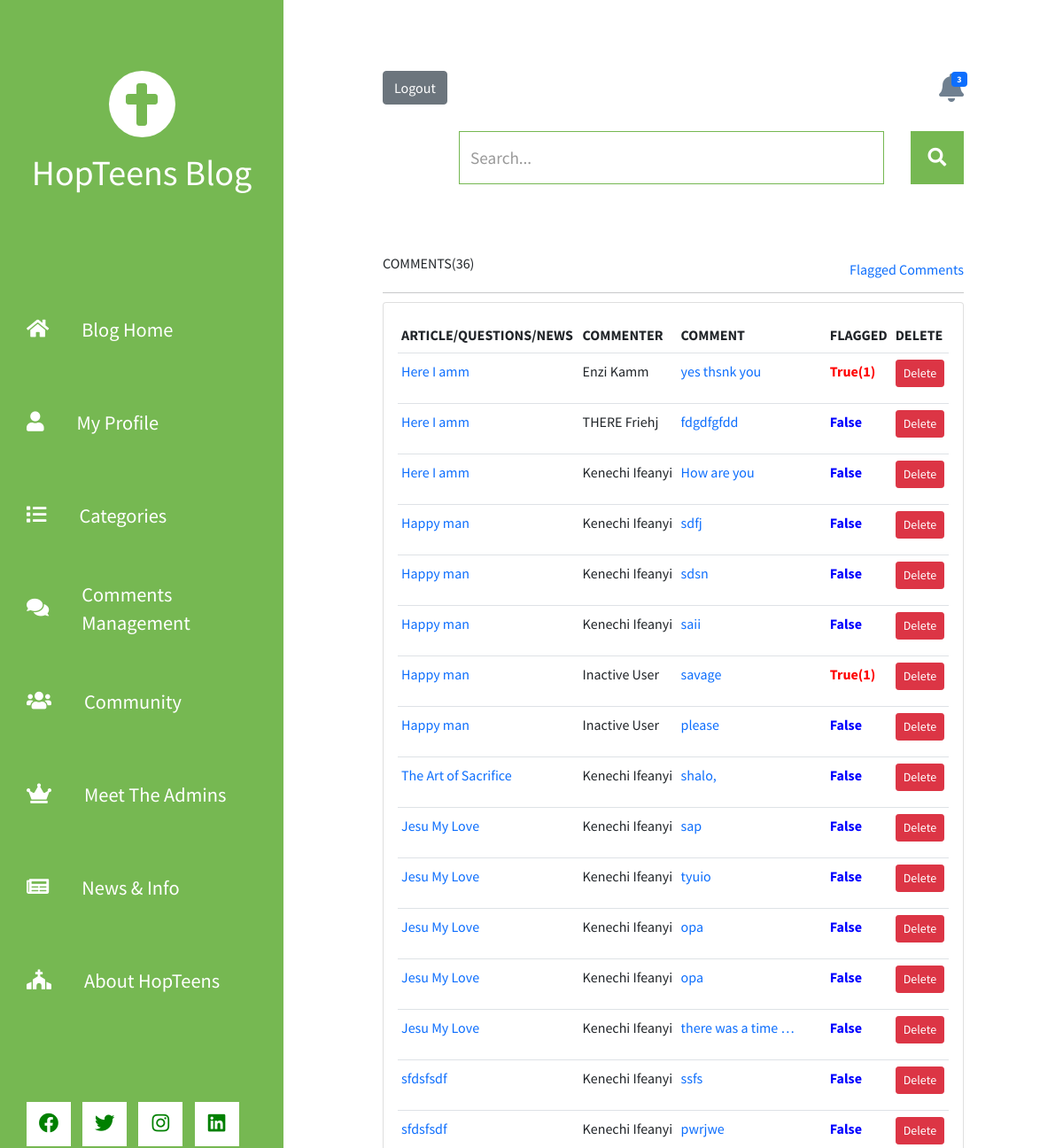
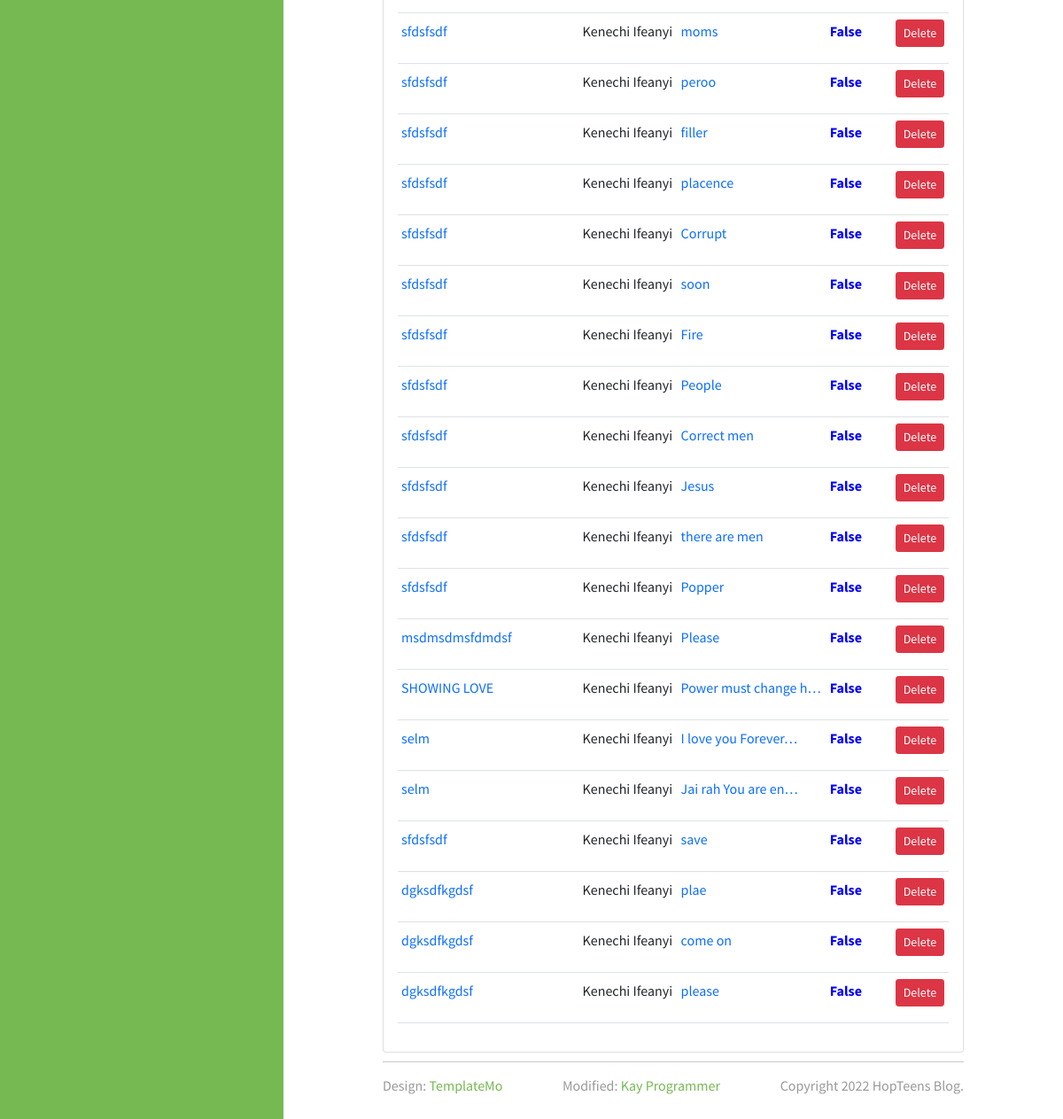
The page /full_comments/ (signed in) on the database its author committed (2 pictures, top to bottom).
### blog/models.py (models this page shows, shortened)
class About(models.Model):
    title = models.CharField(max_length=1000, null=True)
    text = RichTextField(config_name='awesome_ckeditor', null=True)
    date_created = models.DateTimeField(auto_now_add=True)
    mission = RichTextField(config_name='awesome_ckeditor', null=True)
    vision = RichTextField(config_name='awesome_ckeditor', null=True)
    core_values = RichTextField(config_name='awesome_ckeditor', null=True)
    address = models.TextField(null=True, blank=True)
    support = models.TextField(null=True, blank=True)
    email = models.EmailField(null=True, blank=True)
    facebook = models.URLField(null=True, blank=True)
    twitter = models.URLField(null=True, blank=True)
    instagram = models.URLField(null=True, blank=True)
    youtube = models.URLField(null=True, blank=True)
    linkedin = models.URLField(null=True, blank=True)
    phone = models.CharField(max_length=20, null=True, blank=True)
    slogan = models.CharField(max_length=300, null=True, blank=True)
    image = models.FileField(default='lll.gif/', upload_to='about_pic', null=True, blank=True)
    video = models.FileField(upload_to='about_pic/', null=True, blank=True, storage=VideoMediaCloudinaryStorage)
    class Meta:
        verbose_name_plural = 'About Us'
    '''
    def media_type_html(self):
        """
        guess_type returns a tuple like (type, encoding) and we want to access
        the type of media file in first index of tuple
        """
        type_tuple = guess_type(self.mediaURL, strict=True)
        if (type_tuple[0]).__contains__("image"):
            return "image"
        elif (type_tuple[0]).__contains__("video"):
            return "video"
    '''

class Comment(models.Model):
    author = models.ForeignKey(Author, on_delete=models.SET_NULL, null=True, blank=True)
    article = models.ForeignKey(Post, on_delete=models.CASCADE, related_name='comments', null=True, blank=True)
    news = models.ForeignKey(News, on_delete=models.CASCADE, related_name='news_comments', null=True, blank=True)
    question = models.ForeignKey(Question, on_delete=models.CASCADE, related_name='question_comments', null=True, blank=True)
    name = models.CharField(max_length=50, null=True, blank=True)
    email = models.EmailField(max_length=70, null=True, blank=True)
    flagged = models.ManyToManyField(Author, blank=True, related_name='flagged_comments')
    comment = models.TextField(max_length=5000)
    date_commented = models.DateTimeField(auto_now_add=True)

class Post(models.Model):
    author = models.ForeignKey(Author, null=True, blank=True, on_delete=models.SET_NULL)
    title = models.CharField(max_length=100, null=True)
    body = RichTextField(config_name='awesome_ckeditor', null=True)
    slug = models.SlugField(max_length=250, blank=True)
    date_created = models.DateTimeField(auto_now_add=True)
    modified = models.DateTimeField(auto_now=True)
    category = models.ManyToManyField(Category, related_name="posts")
    image = models.ImageField(default='lll.gif/', upload_to='post_pics/', null=True, blank=True, validators=[media_size])
    video = models.FileField(upload_to='post_pics/', null=True, blank=True, validators=[media_size], storage=VideoMediaCloudinaryStorage)
    class Meta:
        ordering = ['-date_created']
    def __str__(self):
        return str(self.title)

class Author(models.Model):
    user = models.OneToOneField(settings.AUTH_USER_MODEL, null=True, blank=False, on_delete=models.CASCADE)
    title = models.ForeignKey(Title, null=True, on_delete=models.SET_NULL)
    full_name = models.CharField(max_length=80, null=True)
    email = models.EmailField(max_length=80, unique=True)
    phone = models.CharField(max_length=15, null=True)
    bio = RichTextField(config_name='awesome_ckeditor', max_length=3000, null=True, blank=True)
    slug = models.SlugField(max_length=250, blank=True)
    date_created = models.DateTimeField(auto_now_add=True)
    modified = models.DateTimeField(auto_now=True)
    avatar = models.ImageField(upload_to='avatars/', null=True, blank=True, validators=[avatar_size])
    favourite_quote = models.TextField(max_length=1000, null=True, blank=True)
    favourite_scripture = models.TextField(max_length=1000, null=True, blank=True)
    place_of_worship = models.TextField(max_length=1000, null=True, blank=True)
    house_address = models.TextField(max_length=80,null=True, blank=True)
    job_skill = models.CharField(max_length=80, null=True, blank=True)
    interests = models.TextField(max_length=2000, null=True, blank=True)
    ministry = models.CharField(max_length=1000, null=True, blank=True)
    birthday = models.DateField(null=True, blank=True)
    def __str__(self):
        return str(self.full_name)
    @property
    def avatarURL(self):
        try:
            url = self.avatar.url
        except:
            url = "/media/pro.png"
        return url

class Question(models.Model):
    author = models.ForeignKey(Author, on_delete=models.SET_NULL, null=True, blank=True)
    title = models.CharField(max_length=100, null=True)
    text = models.TextField(null=True)
    slug = models.SlugField(max_length=250, blank=True)
    date_created = models.DateTimeField(auto_now_add=True)
    modified = models.DateTimeField(auto_now=True)
    category = models.ManyToManyField(Category)
    class Meta:
        ordering = ['-date_created']
    def __str__(self):
        return str(self.title)

class News(models.Model):
    author = models.ForeignKey(Author, related_name = "news", on_delete=models.SET_NULL, null=True, blank=True)
    news_num = models.IntegerField(default=2021, unique=True, blank=False, null=False)
    title = models.CharField(max_length=100, null=True)
    text = RichTextField(config_name="awesome_ckeditor", max_length=10000, null=True)
    slug = models.SlugField(max_length=250, blank=True)
    date_created = models.DateTimeField(auto_now_add=True)
    modified = models.DateTimeField(auto_now=True)
    image = models.ImageField(default='lll.gif/', upload_to='fliers/', null=True, blank=True, validators=[media_size])
    video = models.FileField(upload_to='fliers/', null=True, blank=True, validators=[media_size], storage=VideoMediaCloudinaryStorage)
    '''
    @classmethod
    def notify_all(klass, title, text):
        new_notices = list()
        for a in Author.objects.all():
            new_notices.append(klass(to_author=a, title=title, text=text))
            klass.objects.bulk_create(new_notices)
    '''
    def __str__(self):
        return str(self.title)
    '''
    def media_type_html(self):
        """
        guess_type returns a tuple like (type, encoding) and we want to access
        the type of media file in first index of tuple
        """
        type_tuple = guess_type(self.mediaURL, strict=True)
        if (type_tuple[0]).__contains__("image"):
            return "image"
        elif (type_tuple[0]).__contains__("video"):
            return "video"
    '''
    class Meta:
        verbose_name_plural = 'News & Info'

### blog/decorators.py (the view)
    def wrapper_function(request, *args, **kwargs):
        group = None
        if request.user.groups.exists():
            group = request.user.groups.all()[0].name
        if group == 'users':
            sweetify.error(request, title='Error', text='You\'re not authorized to view that page', icon='error', button='Ok', timer=3000)
            return redirect('/')
        if group == None:
            sweetify.error(request, title='Error', text='You\'re not authorized to view that page', icon='error', button='Ok', timer=3000)
            return redirect('/')
        if group == 'admin':
            return view_func(request, *args, **kwargs)

### blog/forms.py
class PostSearchForm(forms.Form):
    q = forms.CharField(widget = forms.TextInput(attrs={'class':'form-control tm-search-input', 'name':'query', 'type':'text', 'aria-label':'Search', 'placeholder':'Search...'}))
    def __init__(self, *args, **kwargs):
        super().__init__(*args, **kwargs)
        self.fields['q'].widget.attrs.update(
            {'class': 'form-control menudd tm-search-input'})
        self.fields['q'].widget.attrs.update(
            {'data-toggle': 'dropdown'})

### blog/templatetags/custom_tags.py (called while the page is built)
@register.inclusion_tag('blog/show_notifications.html', takes_context=True)
def show_notifications(context):
    request_user = context['request'].user
    author = request_user.author
    notifications = Notification.objects.filter(to_author=author).exclude(author_has_seen=True).exclude(title__isnull=False).order_by('-date')
    news_notification = Notification.objects.filter(to_author = author).exclude(author_has_seen=True).exclude(title = None).order_by('-date')
    not_count = notifications.count() + news_notification.count()
    return {'notifications': notifications, 'n_not':news_notification, 'nc':not_count}

@register.inclusion_tag('blog/search.html', takes_context=True)
def post_search(context):
    request_user = context['request'].user
    request = context['request']
    form = PostSearchForm()
    categories = Category.objects.all()
    results = []
    return {'form': form, 'results': results, 'categories':categories}

@register.inclusion_tag('blog/social.html', takes_context=True)
def show_social(context):
    about = About.objects.all()[:1]
    return {'about': about}

### blog/views.py (called while the page is built)
@admin_only
def full_comments(request):
    comments = Comment.objects.all().order_by('-date_commented')
    context = {'comments':comments}
    return render(request, 'blog/full_comments.html', context)

### blog/templates/blog/full_comments.html (shortened to what this page needs)
{% extends 'blog/index.html' %}
{% block content %}
<div class="col-md-13">
    <div class="row d-flex">
        <div class="col"><h6>COMMENTS({{comments.count}})</h6></div>
        <div class="col"><a style="float: right;" href="{% url 'fl_comments' %}">Flagged Comments</a></div>
    </div>
    <hr>
    <div class="card card-body">
        <div class="table-responsive">
            <table class="table table-sm">
                <tr>
                    <th>ARTICLE/QUESTIONS/NEWS</th>
                    <th>COMMENTER</th>
                    <th>COMMENT</th>
                    <th>FLAGGED</th>
                    <th>DELETE</th>
                </tr>
                {% for c in comments %}
                    <tr>
                        {% if c.article != None %}
                        <td><a href="{% url 'post_detail' c.article.id c.article.slug %}">{{c.article|truncatechars:"20" }}</a></td>
                        {% else %}
                            {% if c.question != None %}
                            <td><a href="{% url 'question_detail' c.question.id c.question.slug %}">{{c.question|truncatechars:"20" }}</a></td>
                            {% else %}
                            <td><a href="{% url 'news_detail' c.news.slug %}">{{c.news|truncatechars:"20" }}</a></td>
                            {% endif %}
                        {% endif %}
                        {% if c.author != None %}
                        <td>{{c.author}}</td>
                        {% else %}
                            {% if c.name != None %}
                            <td>{{c.name}}</td>
                            {% else %}
                            <td>Inactive User</td>
                            {% endif %}
                        {% endif %}
                        <td><a href="
                            {% if c.article %}
                            {% url 'post_detail' c.article.id c.article.slug %}#comment-{{c.id}}
                            {% elif c.question %}
                            {% url 'question_detail' c.question.id c.question.slug %}#comment-{{c.id}}
                            {% elif c.news %}
                            {% url 'news_detail' c.news.slug %}#comment-{{c.id}}
                            {% endif %}
                            ">{{c.comment|truncatechars:"20"}}</a></td>
                        <td>
                            {% if c.flagged.count != 0 %}
                            <p style="color: red; font-weight: bold;">True({{c.flagged.count}})</p>
                            {% else %}
                            <p style="color: blue; font-weight: bold;">False</p>
                            {% endif %}
                        </td>
                        <td><a class="btn btn-sm btn-danger" href="{% url 'del_comment2' c.id %}">Delete</a></td>
                    </tr>
                {% empty %}
                    <tr>No Comments Yet!</tr>
                {% endfor %}
            </table>
        </div>
    </div>
</div>
{% endblock %}

### blog/templates/blog/social.html
{% for a in about %}
<a rel="nofollow" href="{{a.facebook|default:'#'}}" class="tm-social-link" target="_blank">
    <i class="fab fa-facebook tm-social-icon" style="color: green;"></i>
</a>
<a href="{{a.twitter|default:'#'}}" class="tm-social-link" target="_blank">
    <i class="fab fa-twitter tm-social-icon"  style="color: green;"></i>
</a>
<a href="{{a.instagram|default:'#'}}" class="tm-social-link" target="_blank">
    <i class="fab fa-instagram tm-social-icon"  style="color: green;"></i>
</a>
<a href="{{a.linkedin|default:'#'}}" class="tm-social-link" target="_blank">
    <i class="fab fa-linkedin tm-social-icon"  style="color: green;"></i>
</a>
{% endfor %}

### static/css/blog.css (style rules this page uses)
a { text-decoration: none; }
html { overflow-x: hidden; }
body { margin: 0; padding: 0; font-family: 'Source Sans Pro', sans-serif; font-size : 16px; line-height: 2em; overflow-x: hidden; }
p, span { color: #999; }
hr { border-top-color: #CCC; margin-top: 10px; margin-bottom: 10px; }
.form-control::placeholder { color: #999; }
.tm-social-link { display: inline-block; background-color: white; font-size: 1.4rem; width: 50px; height: 50px; text-align: center; padding-top: 8px; margin-right: 15px; margin-bottom: 15px; }
.tm-social-icon { color: #0CC; transition: all 0.3s ease; }
.form-inline .form-control.tm-search-input { display: block; height: 60px; width: 480px; margin-right: 30px; border-radius: 0; border-color: #76b852; font-size: 1.2rem; }
.form-control { height: 45px; border-color: #76b852; border-radius: 0; }
@media (max-width: 1288px) { .tm-social-link { margin-right: 10px; } }

### rows shown on the page
Comment: article "Here I amm", author "Enzi Kamm", comment "yes thsnk you", flagged.count "1"
Comment: article "Here I amm", name "THERE Friehj", comment "fdgdfgfdd", shows "False"
Comment: article "Here I amm", author "Kenechi Ifeanyi", comment "How are you", shows "False"
Comment: article "Happy man", author "Kenechi Ifeanyi", comment "sdfj", shows "False"
Comment: article "Happy man", author "Kenechi Ifeanyi", comment "sdsn", shows "False"
Comment: article "Happy man", author "Kenechi Ifeanyi", comment "saii", shows "False"
Comment: article "Happy man", shows "Inactive User", comment "savage", flagged.count "1"
Comment: article "Happy man", shows "Inactive User", comment "please", shows "False"
Comment: question "The Art of Sacrifice", author "Kenechi Ifeanyi", comment "shalo,", shows "False"
Comment: article "Jesu My Love", author "Kenechi Ifeanyi", comment "sap", shows "False"
Comment: article "Jesu My Love", author "Kenechi Ifeanyi", comment "tyuio", shows "False"
Comment: article "Jesu My Love", author "Kenechi Ifeanyi", comment "opa", shows "False"
Comment: article "Jesu My Love", author "Kenechi Ifeanyi", comment "opa", shows "False"
Comment: article "Jesu My Love", author "Kenechi Ifeanyi", comment "there was a time …", shows "False"
Comment: news "sfdsfsdf", author "Kenechi Ifeanyi", comment "ssfs", shows "False"
Comment: news "sfdsfsdf", author "Kenechi Ifeanyi", comment "pwrjwe", shows "False"
Comment: news "sfdsfsdf", author "Kenechi Ifeanyi", comment "moms", shows "False"
Comment: news "sfdsfsdf", author "Kenechi Ifeanyi", comment "peroo", shows "False"
Comment: news "sfdsfsdf", author "Kenechi Ifeanyi", comment "filler", shows "False"
Comment: news "sfdsfsdf", author "Kenechi Ifeanyi", comment "placence", shows "False"
Comment: news "sfdsfsdf", author "Kenechi Ifeanyi", comment "Corrupt", shows "False"
Comment: news "sfdsfsdf", author "Kenechi Ifeanyi", comment "soon", shows "False"
Comment: news "sfdsfsdf", author "Kenechi Ifeanyi", comment "Fire", shows "False"
Comment: news "sfdsfsdf", author "Kenechi Ifeanyi", comment "People", shows "False"
Comment: news "sfdsfsdf", author "Kenechi Ifeanyi", comment "Correct men", shows "False"
Comment: news "sfdsfsdf", author "Kenechi Ifeanyi", comment "Jesus", shows "False"
Comment: news "sfdsfsdf", author "Kenechi Ifeanyi", comment "there are men", shows "False"
Comment: news "sfdsfsdf", author "Kenechi Ifeanyi", comment "Popper", shows "False"
Comment: article "msdmsdmsfdmdsf", author "Kenechi Ifeanyi", comment "Please", shows "False"
Comment: question "SHOWING LOVE", author "Kenechi Ifeanyi", comment "Power must change h…", shows "False"
Comment: question "selm", author "Kenechi Ifeanyi", comment "I love you Forever…", shows "False"
Comment: question "selm", author "Kenechi Ifeanyi", comment "Jai rah You are en…", shows "False"
Comment: news "sfdsfsdf", author "Kenechi Ifeanyi", comment "save", shows "False"
Comment: question "dgksdfkgdsf", author "Kenechi Ifeanyi", comment "plae", shows "False"
Comment: question "dgksdfkgdsf", author "Kenechi Ifeanyi", comment "come on", shows "False"
Comment: question "dgksdfkgdsf", author "Kenechi Ifeanyi", comment "please", shows "False"

### other values the page prints
{{ nc }} "3"
{{ comments.count }} "36"
